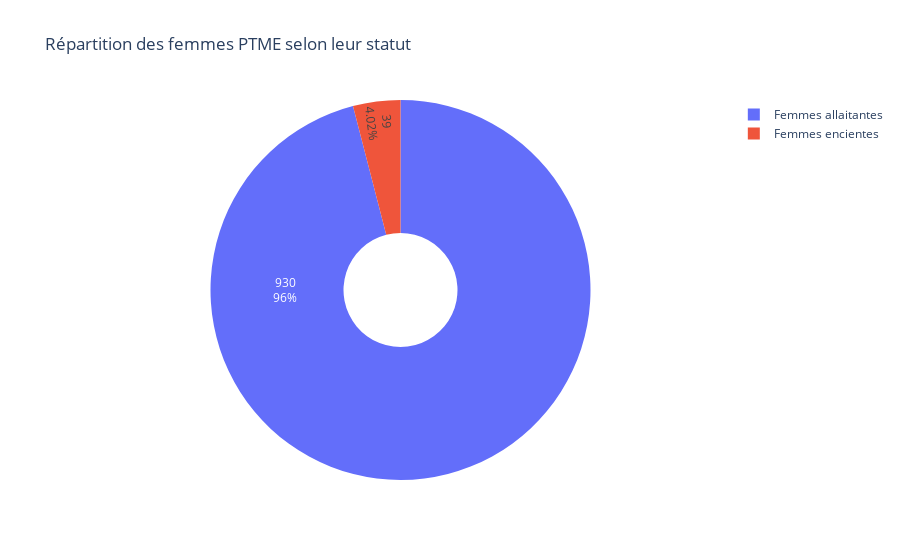

Notebook code for this chart:
### Code cell
fig = plot_ptme_distribution(breasfeeding_woman, pregnant_woman)
fig.show()

### Figure 1 — Plotly figure (JSON) as saved in the notebook; plotly's stock layout.template omitted (floating-point values rounded to 4 significant figures)
{"data": [{"domain": {"x": [0, 1], "y": [0, 1]}, "hole": 0.3, "hovertemplate": "comptage=%{label}<br>effectif=%{value}<extra></extra>", "insidetextorientation": "radial", "labels": ["Femmes allaitantes", "Femmes encientes"], "legendgroup": "", "name": "", "showlegend": true, "textinfo": "value+percent", "type": "pie", "values": [930, 39]}], "layout": {"legend": {"tracegroupgap": 0}, "title": {"text": "Répartition des femmes PTME selon leur statut"}}}
